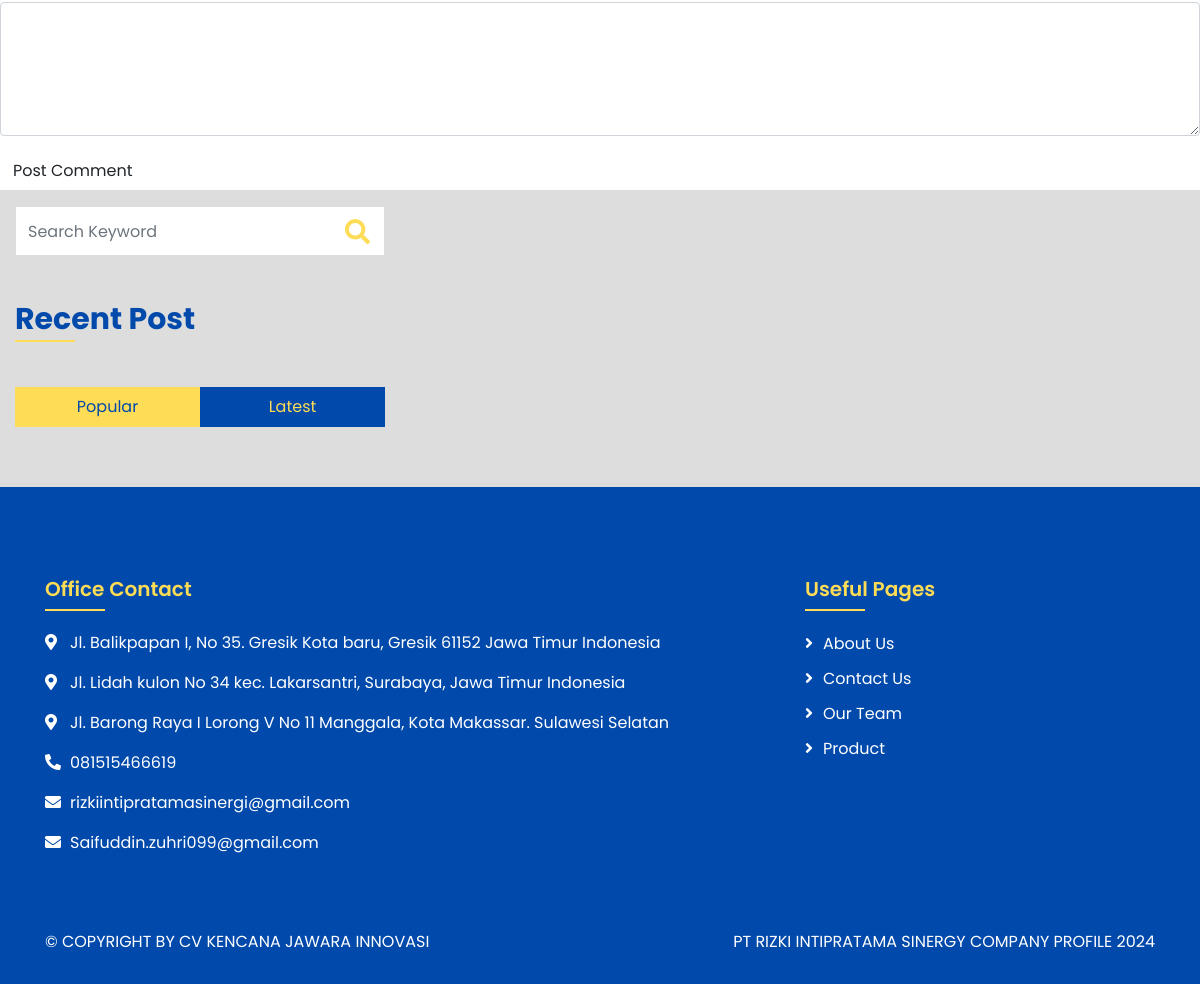
Before: /single-blog.php (lower part) with the older database file.
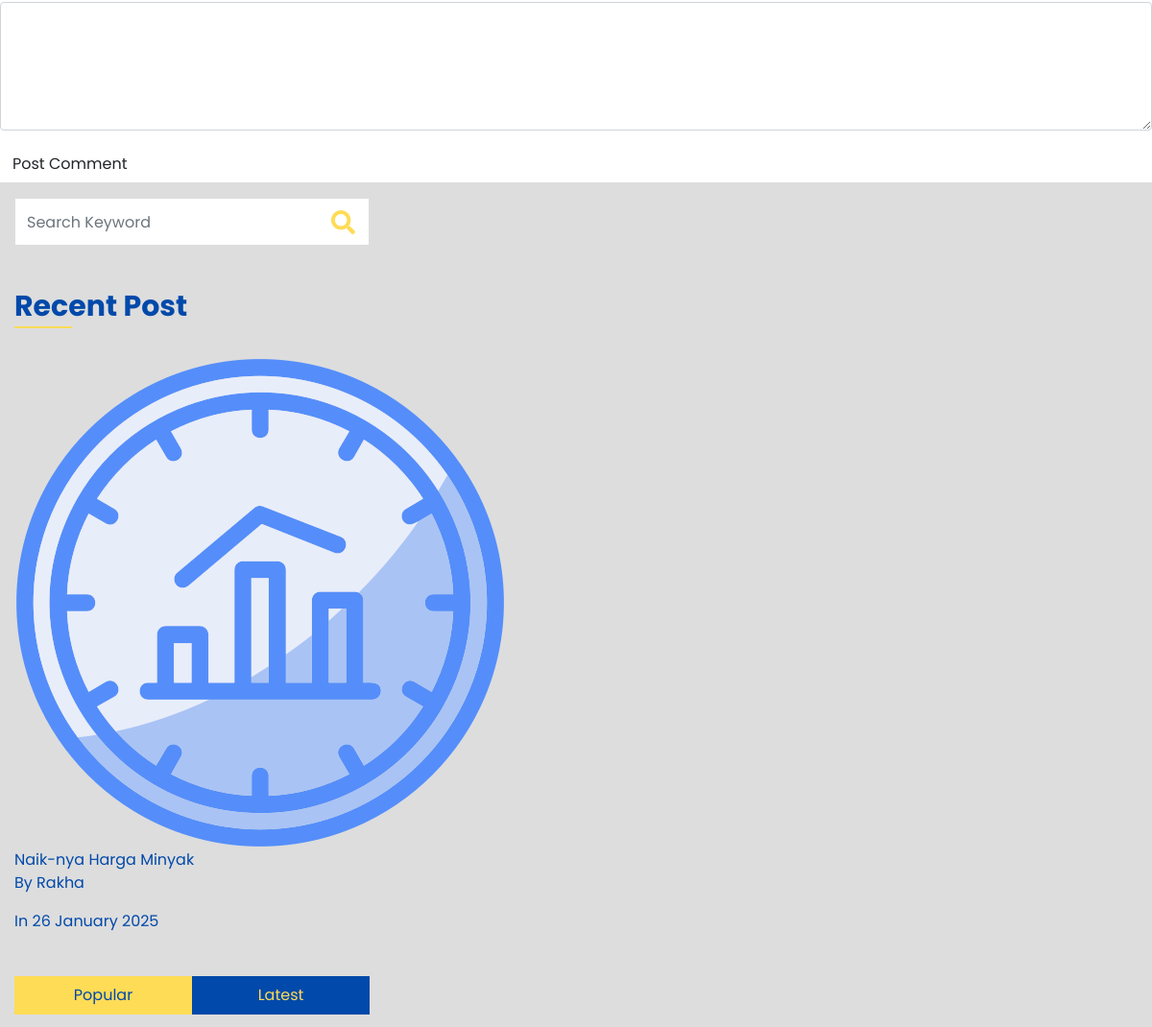
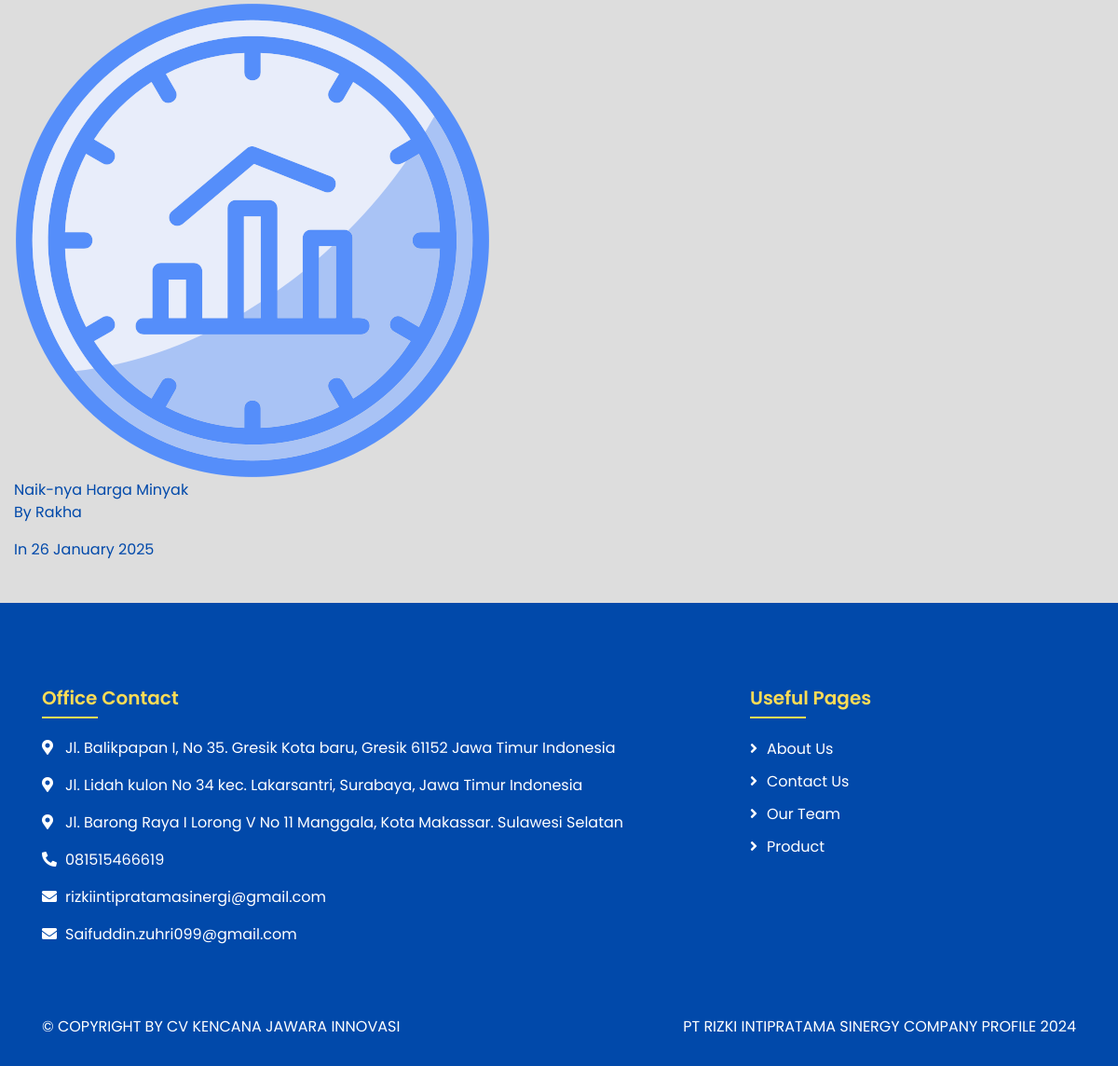
After: the same page with the newer database file (2 pictures, top to bottom).
### tables this page shows
CREATE TABLE `artikel` (
  `id` int NOT NULL AUTO_INCREMENT,
  `title` varchar(255) NOT NULL,
  `content` text NOT NULL,
  `namaGambar` varchar(255) DEFAULT NULL,
  `tipeGambar` varchar(50) DEFAULT NULL,
  `ukuranGambar` int DEFAULT NULL,
  `likes` int DEFAULT '0',
  `create_at` datetime DEFAULT CURRENT_TIMESTAMP,
  `namaAuthor` varchar(255) DEFAULT NULL,
  `deskripsiAuthor` varchar(255) DEFAULT NULL,
  PRIMARY KEY (`id`)
);

### single-blog.php (the view, shortened to what the changed rows need)
<?php
    require 'controllers/visitor_counter.php';
?>
<!DOCTYPE html>
<html lang="en">
    <?php include 'component/head.php'; ?>
    <body>
                        <div class="col-lg-4">
                            <div class="sidebar">
                                <div class="sidebar-widget wow fadeInUp">
                                    <h2 class="widget-title">Recent Post</h2>
                                    <div class="recent-post">
                                        <?php
                                            $query = $db->query("SELECT * FROM artikel ORDER BY create_at DESC LIMIT 5");
                                            while ($row = $query->fetch(PDO::FETCH_ASSOC)) {
                                        ?>
                                        <div class="post-item">
                                            <div class="post-img">
                                                <img src="images/<?php echo htmlspecialchars($row['namaGambar']); ?>" />
                                            </div>
                                            <div class="post-text">
                                                <a href="single-blog.php?id=<?php echo htmlspecialchars($row['id']); ?>"><?php echo htmlspecialchars($row['title']); ?></a>
                                                <div class="post-meta">
                                                    <p>By <?php echo htmlspecialchars($row['namaAuthor']); ?></p>
                                                    <p>In <?php echo date('d F Y', strtotime($row['create_at'])); ?></p>
                                                </div>
                                            </div>
                                        </div>
                                        <?php } ?>
                                    </div>
                                </div>
                                <div class="sidebar-widget wow fadeInUp">
                                    <div class="tab-post">
                                        <div class="tab-content">
                                            <div id="popular" class="container tab-pane active">
                                                <?php
                                                    $query = $db->query("SELECT * FROM artikel ORDER BY likes DESC LIMIT 5");
                                                    while ($row = $query->fetch(PDO::FETCH_ASSOC)) {
                                                ?>
                                                <div class="post-item">
                                                    <div class="post-img">
                                                        <img src="images/<?php echo htmlspecialchars($row['namaGambar']); ?>" />
                                                    </div>
                                                    <div class="post-text">
                                                        <a href="single-blog.php?id=<?php echo htmlspecialchars($row['id']); ?>"><?php echo htmlspecialchars($row['title']); ?></a>
                                                        <div class="post-meta">
                                                            <p>By <?php echo htmlspecialchars($row['namaAuthor']); ?></p>
                                                            <p>In <?php echo date('d F Y', strtotime($row['create_at'])); ?></p>
                                                        </div>
                                                    </div>
                                                </div>
                                                <?php } ?>
                                            </div>
                                        </div>
                                    </div>
                                </div>
                            </div>
                        </div>
            <?php include 'component/footer.php'; ?>
    </body>
</html>

Changed rows visible on the page:
added artikel: namaGambar (picture), title "Naik-nya Harga Minyak", namaAuthor "Rakha", create_at "26 January 2025"
